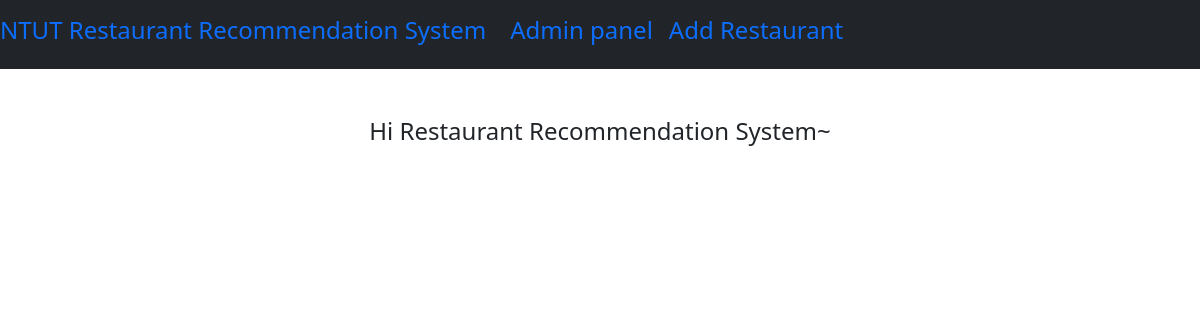
Page /restaruants/ on the earlier database version.
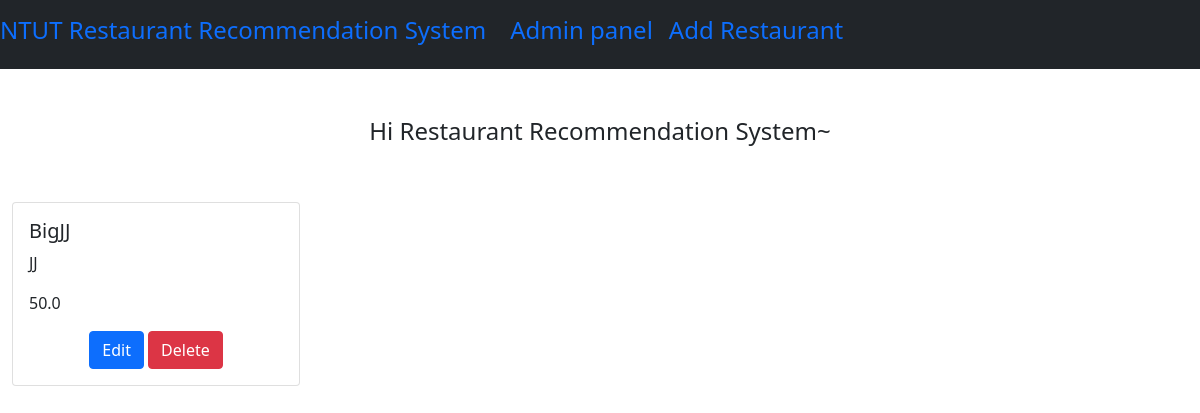
Same page on the later database version.
### Restaurant/models.py (models this page shows, shortened)
class Restaurant(models.Model):
    STYLE_CHOICES = ()
    Name = models.CharField(max_length=50,
                            verbose_name='餐廳名字')
    Style = models.CharField(max_length=50,
                            verbose_name='餐廳類型')
    Price = models.DecimalField(max_digits=7,
                                decimal_places=1,
                                blank=True,
                                null=True,
                                verbose_name='價位')
    Img = models.ImageField(upload_to='Restaurant_Image/',
                            blank=True,
                            verbose_name='餐廳圖片')
    Distance = models.DecimalField(max_digits=7,
                                decimal_places=1,
                                blank=True,
                                null=True,
                                verbose_name='與學校距離')
    Address = models.CharField(max_length=50,
                            verbose_name='餐廳地址')
    Rating = models.DecimalField(max_digits=7,
                                decimal_places=1,
                                blank=True,
                                null=True,
                                verbose_name='評價')

### Restaurant/views.py (the view)
# urls.py: path('', views.index, name='index'),
def index(request):
    RestaurantList = Restaurant.objects.all()
    return render(request, 'Restaurant/listRestaurant.html', {'RestaurantList' : RestaurantList})

### Restaurant/templates/Restaurant/listRestaurant.html (shortened to what this page needs)
<!doctype html>
<html lang="en">
  <head>
    {% load static %}
    <link href="https://cdn.jsdelivr.net/npm/bootstrap@5.1.3/dist/css/bootstrap.min.css" rel="stylesheet">
  </head>
  <body>
    <nav class = "navbar navbar-expand-lg navbar-black bg-dark">
      <div class="collapse navbar-collapse" id="navbarTogglerDemo01">
        <a class="navbar-brand" href="{% url 'index' %}"><h4>NTUT Restaurant Recommendation System</h4></a>
        <ul class="navbar-nav mr-auto mt-2 mt-lg-0">
          <li class="nav-item">
            <a class="nav-link" href="{% url 'admin:index' %}"><h4>Admin panel</h4></a>
          </li>
          <li class="nav-item">
            <a class="nav-link" href="{% url 'add-restaurant' %}"><h4>Add Restaurant</h4></a>
          </li>
        </ul>
      </div>
    </nav>
    <div class="container-fluid">
      {% block content %}
      <h4 class="text-center p-5">
        Hi Restaurant Recommendation System~
      </h4>
      <div class="card-column">
        {% for R in RestaurantList %}
        <div class="card" style="width: 18rem;">
          <div class="card-body">
            <h5 class="card-title">{{R.Name}}</h5>
            <p class="card-text">{{R.Style}}</p>
            <p class="card-text">{{R.Price}}</p>
            <center>
              <a href="edit/{{ R.id }}" class="btn btn-primary" id="{{ R.id }}">Edit</a>
              <a href="delete/{{ R.id }}" class="btn btn-danger" id="{{ R.id }}">Delete</a>
            </center>
          </div>
        </div>
        {% endfor %}
      </div>
      {% endblock %}
    </div>
  </body>
</html>

Differences in the rows shown:
added Restaurant: Name "BigJJ", Style "JJ", Price "50.0"
